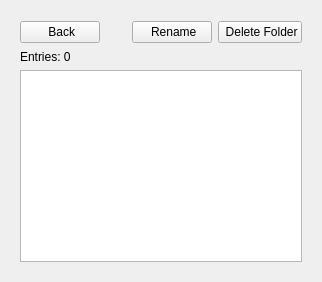
<?xml version="1.0" encoding="UTF-8"?>
<ui version="4.0">
 <class>FolderViewPage</class>
 <widget class="QWidget" name="FolderViewPage">
  <layout class="QVBoxLayout" name="verticalLayout">
   <property name="leftMargin"><number>20</number></property>
   <property name="topMargin"><number>20</number></property>
   <property name="rightMargin"><number>20</number></property>
   <property name="bottomMargin"><number>20</number></property>
   <item>
    <layout class="QHBoxLayout" name="headerLayout">
     <item><widget class="QPushButton" name="backButton"><property name="text"><string> Back</string></property></widget></item>
     <item><widget class="QLabel" name="folderNameLabel"><property name="font"><font><pointsize>16</pointsize><bold>true</bold></font></property></widget></item>
     <item><spacer><property name="orientation"><enum>Qt::Horizontal</enum></property></spacer></item>
     <item><widget class="QPushButton" name="renameFolderButton"><property name="text"><string> Rename</string></property></widget></item>
     <item><widget class="QPushButton" name="deleteFolderButton"><property name="text"><string> Delete Folder</string></property></widget></item>
    </layout>
   </item>
   <item><widget class="QLabel" name="entryCountLabel"><property name="text"><string>Entries: 0</string></property></widget></item>
   <item><widget class="QListWidget" name="entriesList"/></item>
  </layout>
 </widget>
</ui>
